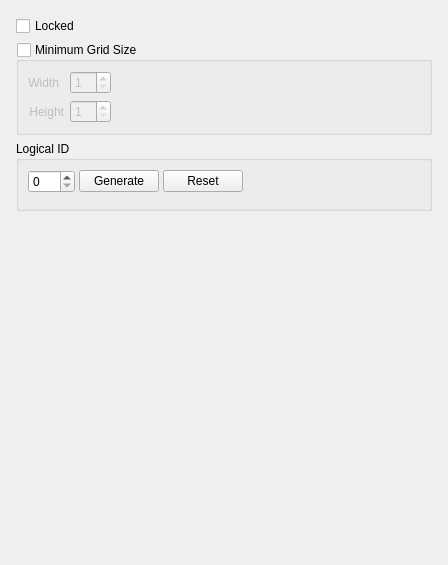
<?xml version="1.0" encoding="UTF-8"?>
<ui version="4.0">
 <class>LayoutGeneralSettingsWidget</class>
 <widget class="QWidget" name="LayoutGeneralSettingsWidget">
  <property name="geometry">
   <rect>
    <x>0</x>
    <y>0</y>
    <width>448</width>
    <height>565</height>
   </rect>
  </property>
  <layout class="QVBoxLayout" name="verticalLayout_5">
   <property name="leftMargin">
    <number>16</number>
   </property>
   <property name="topMargin">
    <number>16</number>
   </property>
   <property name="rightMargin">
    <number>16</number>
   </property>
   <property name="bottomMargin">
    <number>16</number>
   </property>
   <item>
    <widget class="QCheckBox" name="lockedCheckBox">
     <property name="sizePolicy">
      <sizepolicy hsizetype="Fixed" vsizetype="Fixed">
       <horstretch>0</horstretch>
       <verstretch>0</verstretch>
      </sizepolicy>
     </property>
     <property name="text">
      <string>Locked</string>
     </property>
    </widget>
   </item>
   <item>
    <widget class="QGroupBox" name="fixedSizeGroupBox">
     <property name="title">
      <string>Minimum Grid Size</string>
     </property>
     <property name="flat">
      <bool>true</bool>
     </property>
     <property name="checkable">
      <bool>true</bool>
     </property>
     <property name="checked">
      <bool>false</bool>
     </property>
     <layout class="QFormLayout" name="formLayout">
      <item row="0" column="0">
       <widget class="QLabel" name="fixedWidthLabel">
        <property name="text">
         <string>Width</string>
        </property>
        <property name="alignment">
         <set>Qt::AlignRight|Qt::AlignTrailing|Qt::AlignVCenter</set>
        </property>
       </widget>
      </item>
      <item row="0" column="1">
       <widget class="QSpinBox" name="fixedWidthSpinBox">
        <property name="sizePolicy">
         <sizepolicy hsizetype="Fixed" vsizetype="Fixed">
          <horstretch>0</horstretch>
          <verstretch>0</verstretch>
         </sizepolicy>
        </property>
        <property name="suffix">
         <string/>
        </property>
        <property name="minimum">
         <number>1</number>
        </property>
        <property name="maximum">
         <number>64</number>
        </property>
       </widget>
      </item>
      <item row="1" column="0">
       <widget class="QLabel" name="fixedHeightLabel">
        <property name="text">
         <string>Height</string>
        </property>
        <property name="alignment">
         <set>Qt::AlignRight|Qt::AlignTrailing|Qt::AlignVCenter</set>
        </property>
       </widget>
      </item>
      <item row="1" column="1">
       <widget class="QSpinBox" name="fixedHeightSpinBox">
        <property name="sizePolicy">
         <sizepolicy hsizetype="Fixed" vsizetype="Fixed">
          <horstretch>0</horstretch>
          <verstretch>0</verstretch>
         </sizepolicy>
        </property>
        <property name="minimum">
         <number>1</number>
        </property>
        <property name="maximum">
         <number>64</number>
        </property>
       </widget>
      </item>
     </layout>
    </widget>
   </item>
   <item>
    <widget class="QGroupBox" name="logicalIdGroupBox">
     <property name="title">
      <string>Logical ID</string>
     </property>
     <property name="flat">
      <bool>true</bool>
     </property>
     <layout class="QVBoxLayout" name="verticalLayout_11">
      <item>
       <layout class="QHBoxLayout" name="horizontalLayout">
        <property name="spacing">
         <number>4</number>
        </property>
        <item>
         <widget class="QSpinBox" name="logicalIdSpinBox">
          <property name="maximum">
           <number>999</number>
          </property>
         </widget>
        </item>
        <item>
         <widget class="QPushButton" name="generateLogicalIdButton">
          <property name="text">
           <string>Generate</string>
          </property>
         </widget>
        </item>
        <item>
         <widget class="QPushButton" name="resetLogicalIdButton">
          <property name="text">
           <string>Reset</string>
          </property>
         </widget>
        </item>
        <item>
         <spacer name="horizontalSpacer">
          <property name="orientation">
           <enum>Qt::Horizontal</enum>
          </property>
          <property name="sizeHint" stdset="0">
           <size>
            <width>40</width>
            <height>0</height>
           </size>
          </property>
         </spacer>
        </item>
       </layout>
      </item>
      <item>
       <widget class="QnWordWrappedLabel" name="logicalIdWarningLabel" native="true"/>
      </item>
     </layout>
    </widget>
   </item>
   <item>
    <spacer name="verticalSpacer">
     <property name="orientation">
      <enum>Qt::Vertical</enum>
     </property>
     <property name="sizeHint" stdset="0">
      <size>
       <width>20</width>
       <height>40</height>
      </size>
     </property>
    </spacer>
   </item>
  </layout>
 </widget>
 <customwidgets>
  <customwidget>
   <class>QnWordWrappedLabel</class>
   <extends>QWidget</extends>
   <header location="global">ui/widgets/word_wrapped_label.h</header>
   <container>1</container>
  </customwidget>
 </customwidgets>
 <resources/>
 <connections/>
</ui>
